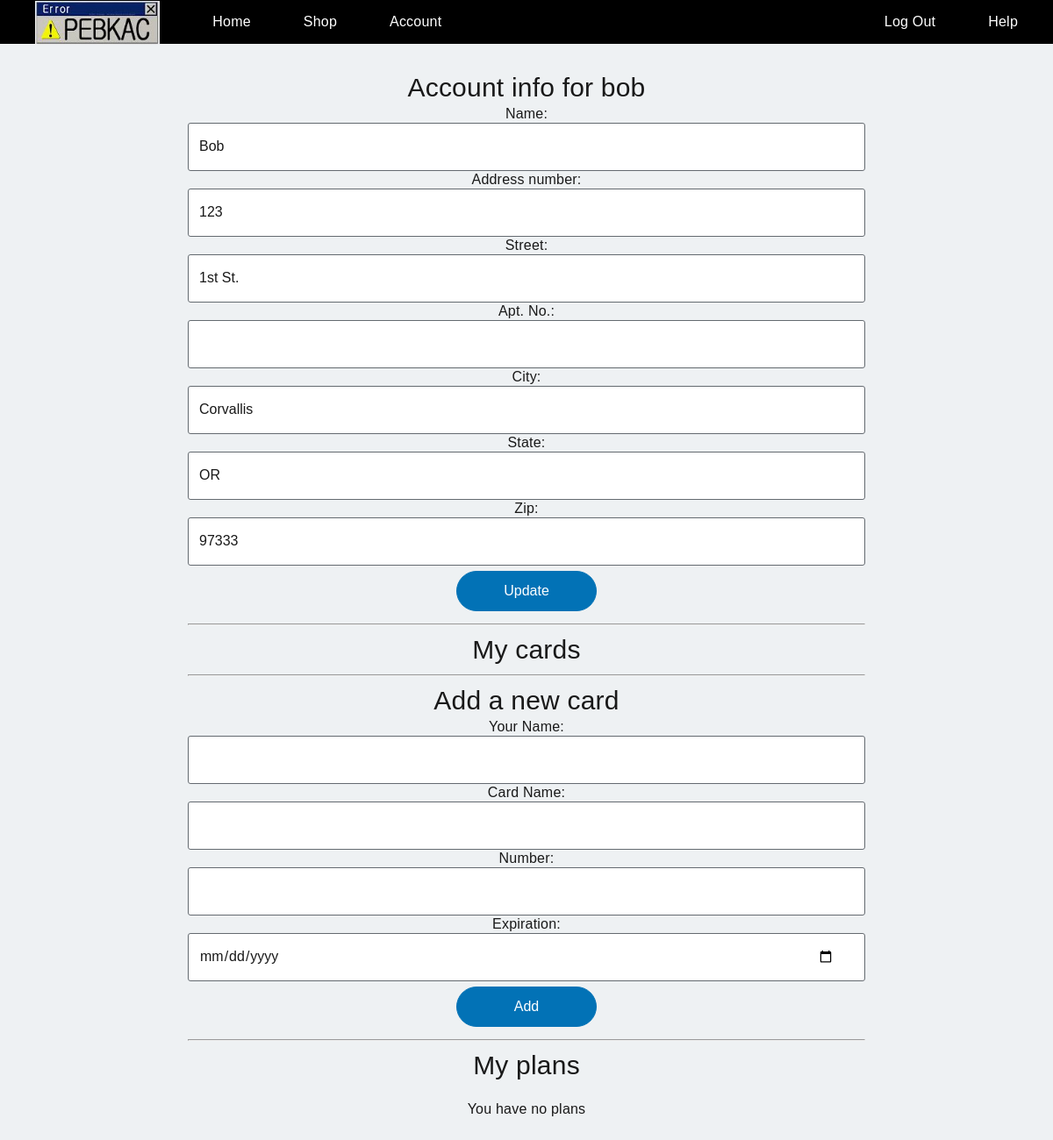
The app's page /account.php (signed in), older data.
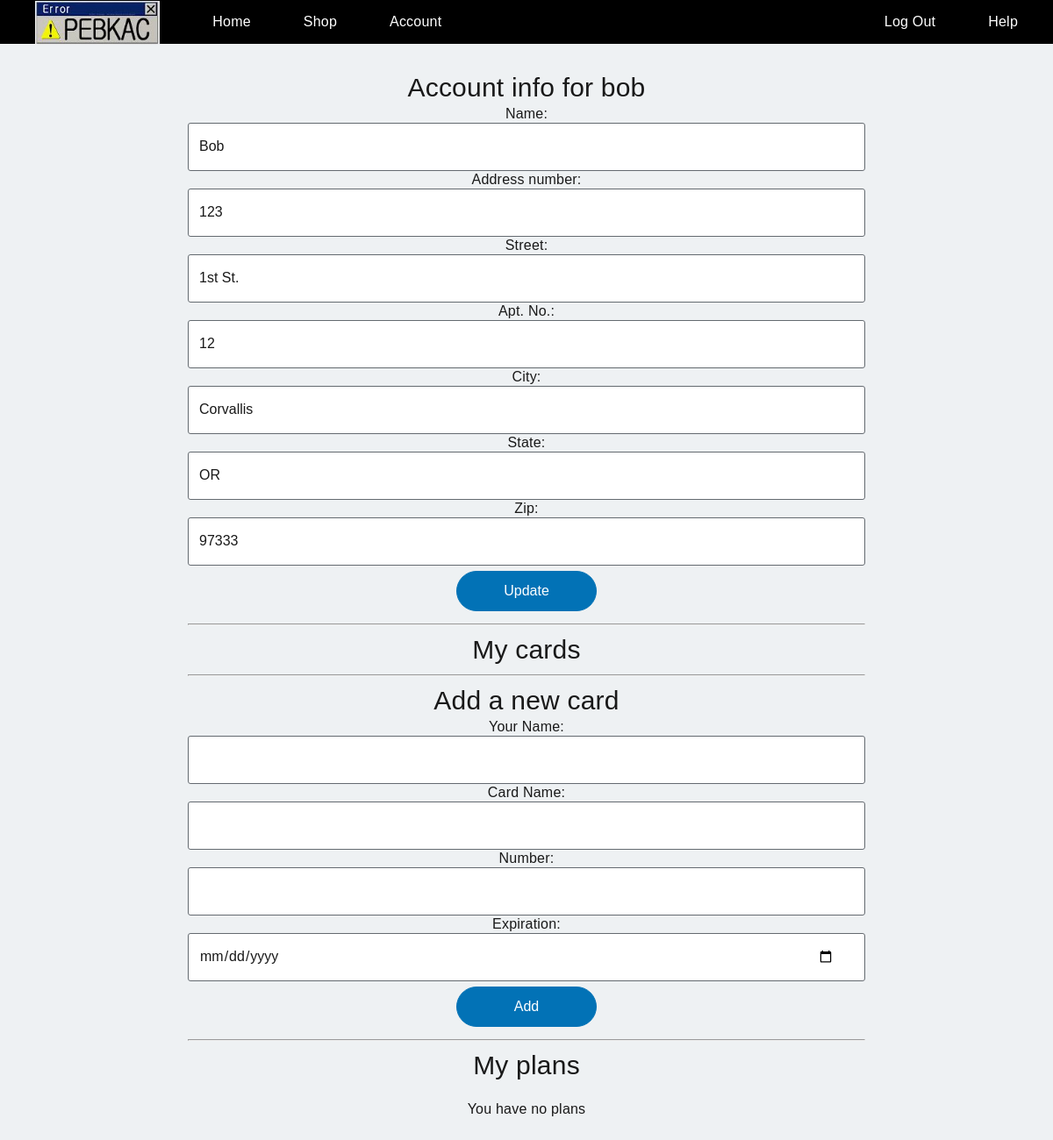
The same page, newer data.
### tables this page shows
CREATE TABLE Customer (
	id				INT AUTO_INCREMENT NOT NULL,
	username		VARCHAR(255) UNIQUE NOT NULL,
    	pass			CHAR(32),
    name			VARCHAR(255) NOT NULL,
	address_id		INT,
	PRIMARY KEY (id),
	FOREIGN KEY (address_id) REFERENCES Address(id) ON DELETE SET NULL
);

CREATE TABLE Address (
	id				INT AUTO_INCREMENT NOT NULL,
	num				INT NOT NULL,
	street			VARCHAR(255) NOT NULL,
	apt_no			INT,
    city			VARCHAR(255) NOT NULL,
	state				CHAR(2) NOT NULL,
	zip				DECIMAL(5) NOT NULL,
	PRIMARY KEY (id)
);

### public/setup.php (called while the page is built, shortened)
<?php
function clean_input($data) {
	$data = trim($data);
	$data = stripslashes($data);
	$data = htmlspecialchars($data);
	return $data;
}

### public/account.php (the view, shortened to what this page needs)
<?php include '_header.php' ?>
<?php
	if(isset($_SESSION['type']) && isset($_SESSION['user']) && $_SESSION['type'] == 'customer') {
		$conn = mysqli_connect(DB_HOST, DB_USER, DB_PASSWORD, DB_NAME);
		$result = mysqli_query($conn, "SELECT c.username, c.name, a.num, a.street, a.apt_no, a.city, a.state, a.zip FROM Customer c LEFT JOIN Address a ON c.address_id = a.id WHERE c.id = " . $_SESSION['id']);
		$userInfo = mysqli_fetch_row($result);
		echo '<h1>Account info for ' . clean_input($userInfo[0]) . '</h1>';
		echo '<form action="updateaccount.php"  method="post">';
		echo 'Name: <input type="text" name="name" autocomplete=off required pattern=".{3,255}" title="3 to 255 characters" value="' . clean_input($userInfo[1]) . '"><br>';
		echo 'Address number: <input type="text" name="num" autocomplete=off pattern="([0-9])*" required title="Enter a number" value=' . clean_input($userInfo[2]) . '><br>';
		echo 'Street: <input type="text" name="street" autocomplete=off required pattern=".{3,255}" title="3 to 255 characters" value="' . clean_input($userInfo[3]) . '"><br>';
		echo 'Apt. No.: <input type="text" name="apt" autocomplete=off pattern="([0-9])*" title="Enter a number" value=' . clean_input($userInfo[4]) . '><br>';
		echo 'City: <input type="text" name="city" autocomplete=off required pattern=".{3,255}" title="3 to 255 characters" value="' . clean_input($userInfo[5]) . '"><br>';
		echo 'State: <input type="text" name="state" autocomplete=off pattern="([A-Z]){2,2}" required title="2 letters" value=' . clean_input($userInfo[6]) . '><br>';
		echo 'Zip: <input type="text" name="zip" autocomplete=off required pattern="[0-9]{5,5}" title="5 digits" value=' . clean_input($userInfo[7]) . '><br>';
		echo '<div class="x-flex__content"><input type="submit" name="action" value="Update" class="x-button--solid"></div>';
		echo '</form>';
		echo "<hr>";
		echo "<h1>My cards</h1>";
		echo "<hr>";
		echo "<h1>Add a new card</h1>";
		echo '<form action="addbilling.php" method="post">';
		echo 'Your Name: <input type="text" name="name" pattern=".{3,255}" title="3 to 255 characters" autocomplete=off required><br>';
		echo 'Card Name: <input type="text" name="card" pattern=".{3,255}" title="3 to 255 characters" autocomplete=off required><br>';
		echo 'Number: <input type="text" name="number" pattern="([0-9]){16,16}" required title="16 digits" autocomplete=off required><br>';
		echo 'Expiration: <input type="date" name="exp" autocomplete=off required><br>';
		echo '<div class="x-flex__content"><input type="submit" name="add" value="Add" class="x-button--solid"></div>';
		echo '</form>';
		echo '<hr><h1>My plans</h1><br>';
		$query = 'SELECT s.plan_id, s.address_id, s.billing_id, p.name, p.price, p.speed FROM Subscription s LEFT JOIN Plan p ON s.plan_id = p.id WHERE customer_id = ' . $_SESSION['id'];
		$result = mysqli_query($conn, $query);
		$num_row = mysqli_num_rows($result);
		if($num_row == 0) {
			echo "You have no plans";
		}
	}
	?>
<?php include '_footer.php' ?>

Row changes from the older to the newer data that the page shows:
changed through a linked row, customer "bob": apt (not shown) → "12"
